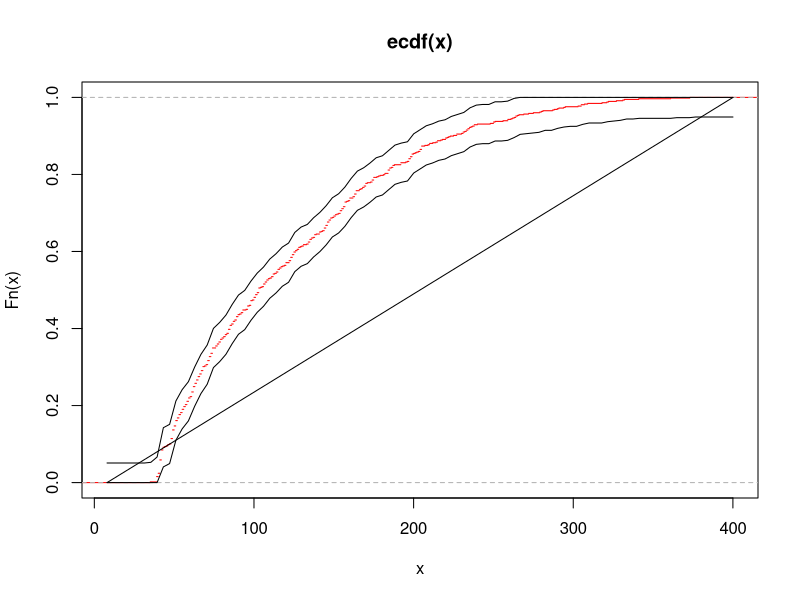

The R script that drew this image:
## ---- chunk 1
knitr::opts_chunk$set(echo = TRUE)
## ---- chunk 2
# a
x <- ChickWeight$weight
n <- length(x)
alpha <- 0.1
epsilon <- sqrt((1/(2*n)*log(2/alpha)))

est = ecdf(x)
plot(est, do.points=FALSE, col='red')

curve(pmin(est(x)+epsilon, 1), add=TRUE)
curve(pmax(est(x)-epsilon, 0), add=TRUE)
curve(punif(x, min(x), max(x)), add=TRUE)
## ---- chunk 3
# C
ks.test(x, "pnorm")
